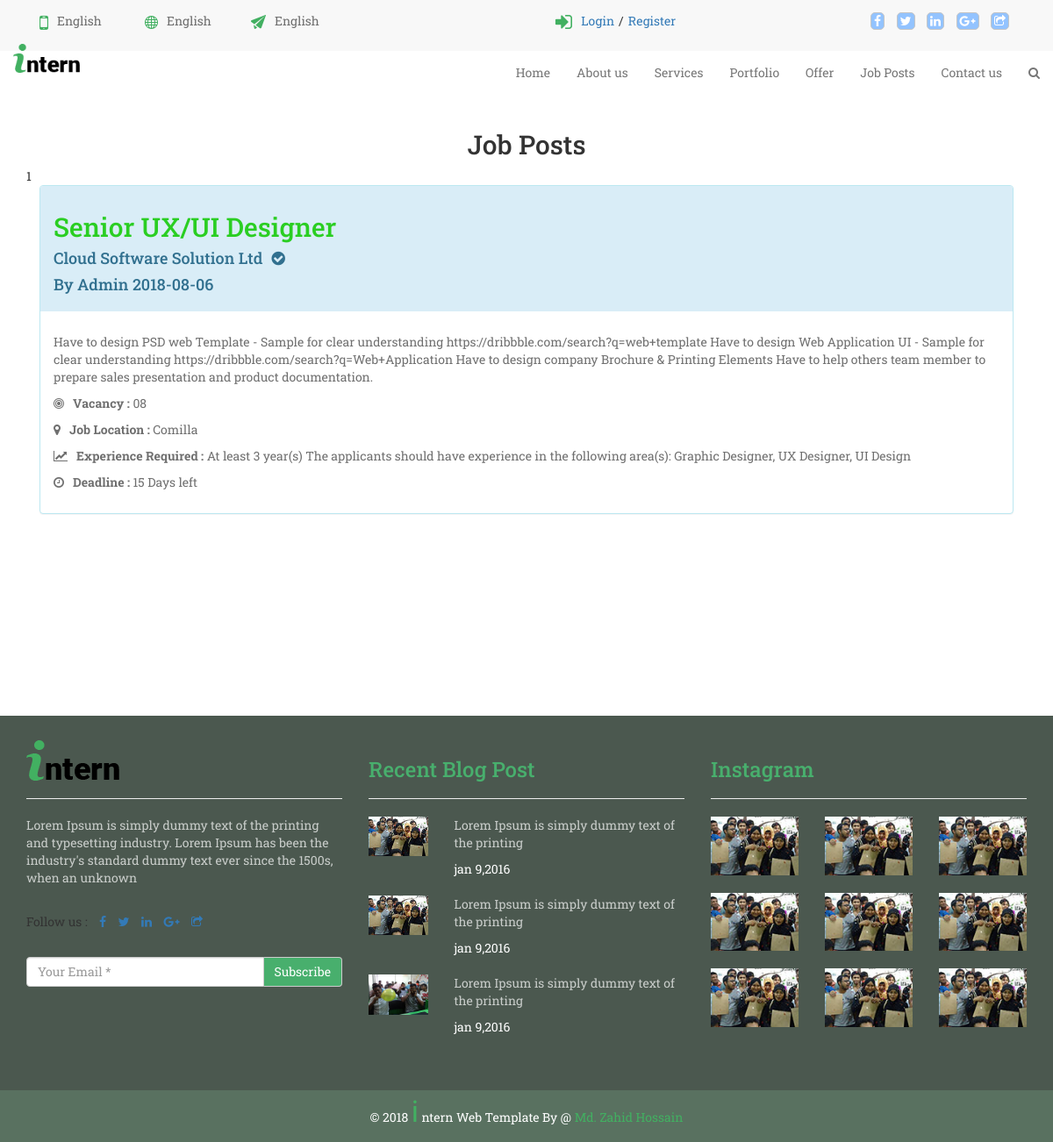
The app's page /jobPost.php?category=NGO/Development, older data.
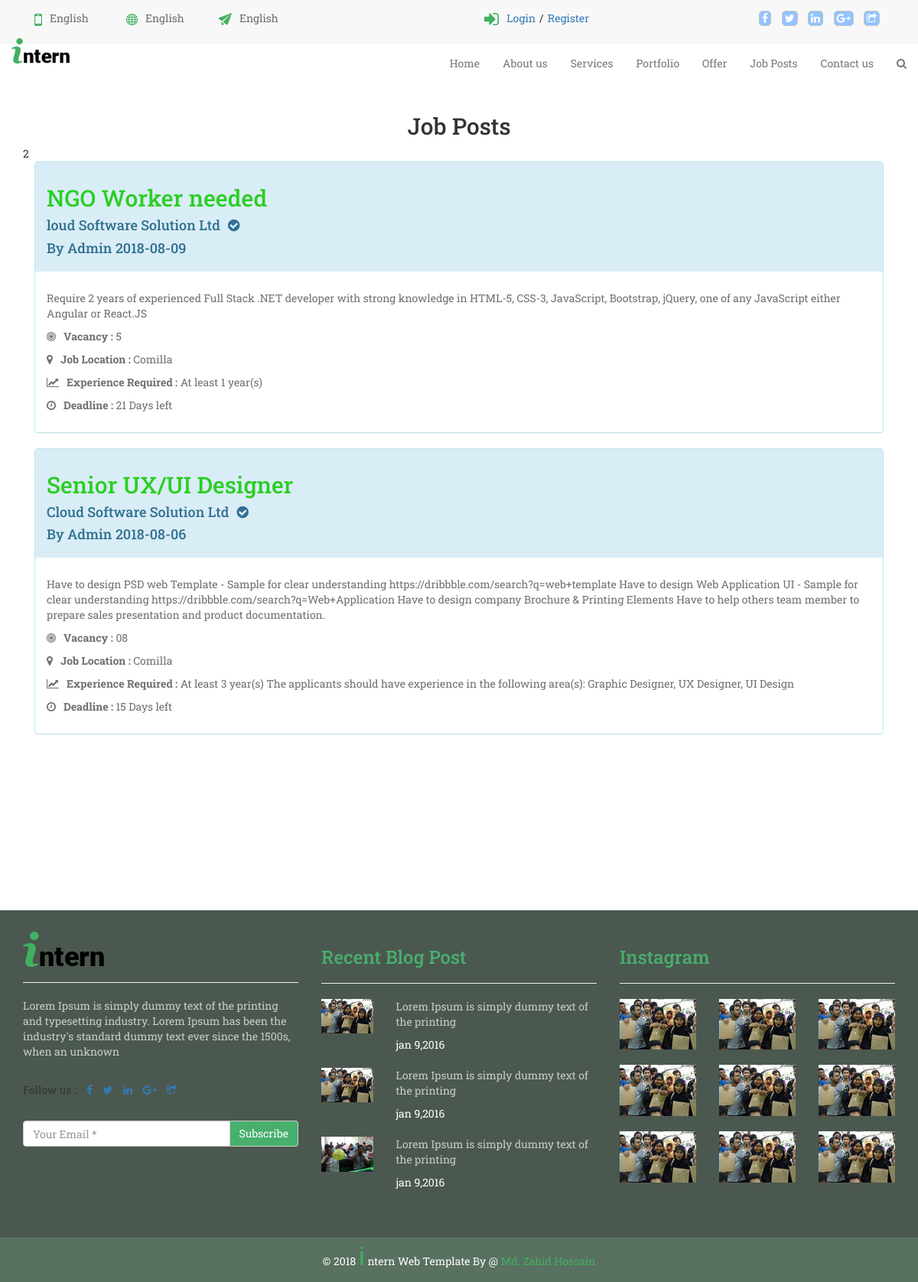
The same page, newer data.
### tables this page shows
CREATE TABLE `jobpost` (
  `id` int(11) NOT NULL,
  `title` text NOT NULL,
  `empId` int(11) NOT NULL,
  `companyName` varchar(32) NOT NULL,
  `vacancy` varchar(10) NOT NULL,
  `context` text NOT NULL,
  `description` text NOT NULL,
  `empStatus` varchar(10) NOT NULL,
  `eduRequirement` text NOT NULL,
  `expRequirement` text NOT NULL,
  `addRequirement` text NOT NULL,
  `jobLocation` text NOT NULL,
  `salary` int(10) NOT NULL,
  `degree` varchar(32) NOT NULL,
  `browseCatg` varchar(32) NOT NULL,
  `postTime` date NOT NULL,
  `expDate` date DEFAULT NULL,
  `deletedAt` timestamp NULL DEFAULT NULL
);

### jobPost.php (the view, shortened to what this page needs)
<?php
include "includes/header.php";
?>
       <?php include "includes/head.php" ?>
        <?php include "includes/navbar.php" ?>
        <div class="container">
           <h2 style="text-align:center;">Job Posts</h2>
           <div class="jobPost">
                <?php
                    require 'config.php';
                    global $query;
                    if(isset($_GET['location'])){
                        $location = $_GET['location'];
                        $query = "select * from jobpost where jobLocation = '$location' AND deletedAt is null order by id desc ";
                    }
                    else if(isset($_GET['category'])){
                        $category = $_GET['category'];
                        $query = "select * from jobpost where browseCatg = '$category' AND deletedAt is null order by id desc ";
                    }
                    $result = mysqli_query($conn,$query);
                    $count =  mysqli_num_rows($result);
                            echo $count;
                    if(mysqli_num_rows($result) > 0){
                        while($row = mysqli_fetch_assoc($result)){
                            $id = $row['id'];
                            $title = $row['title'];
                            $companyName = $row['companyName'];
                            $vacancy = $row['vacancy'];
                            $description = $row['description'];
                            $expRequirement = $row['expRequirement'];
                            $jobLocation = $row['jobLocation'];
                            $postTime = $row['postTime'];
                            $expDate = $row['expDate'];
                            $daydiff=floor((abs(strtotime($postTime) - strtotime($expDate))/(60*60*24)));
                            ?>
                            <div class="col-sm-12">
                            <div class="panel-group">
                               <div class="panel panel-info">
                                   <div class="panel-heading">
                                      <h2 ><a style="text-decoration:none;color:#2ace22;" href="singleJob.php?id=<?php echo $id ?>"><?php echo $title ?></a></h2>
                                      <h4><?php echo $companyName ?><i class="fa fa-check-circle" aria-hidden="true" style="margin-left:10px;"></i></h4>
                                      <h4>By Admin <?php echo $postTime; ?></h4>
                                   </div>
                                   <div class="panel-body">
                                       <p class = "jobpost"><?php echo $description ?></p>
                                        <p class = "jobpost"><i class="fa fa-bullseye" aria-hidden="true"></i><b>Vacancy : </b><?php echo $vacancy ?></p>
                                        <p class = "jobpost"><i class="fa fa-map-marker" aria-hidden="true"></i><b>Job Location : </b><?php echo $jobLocation ?></p>
                                        <p class = "jobpost"><i class="fa fa-line-chart" aria-hidden="true"></i><b>Experience Required : </b><?php echo $expRequirement ?></p>
                                        <p class = "jobpost"><i class="fa fa-clock-o" aria-hidden="true"></i><b>Deadline : </b><?php echo $daydiff ?> Days left</p>
                                    </div>
                               </div>
                            </div>
                       </div>
                     <?php   }
                    }
                    else
                    {
                        echo "Nothing found in db".mysqli_connect_error();
                    }
                ?>
            </div>
        </div>
       <?php include "includes/last.php" ?>
       <?php include "includes/footer.php" ?>

### includes/header.php (shortened to what this page needs)
<!DOCTYPE html>
<html lang="en">
<head>
    <link href="font-awesome/css/font-awesome.min.css" rel="stylesheet">
    <link href="css/bootstrap.css" rel="stylesheet">
    <link rel="stylesheet" href="css/owl.carousel.css">
    <link rel="stylesheet" href="https://code.jquery.com/ui/1.12.1/themes/base/jquery-ui.css" />
    <link href="http://ajax.googleapis.com/ajax/libs/jqueryui/1.8.16/themes/black-tie/jquery-ui.css" rel="stylesheet" type="text/css" />
    <link rel="stylesheet" href="css/owl.theme.css">
    <link rel="stylesheet" href="css/swiper.min.css">
    <link rel="stylesheet" href="css/style.css">
 </head>
<body>

### includes/head.php
<section id="start">
    <div class="container-fluid">
        <div class="container">
            <div class="row">
                <div class="col-sm-4">
                    <div class="col-sm-4">
                        <div class="contact">
                            <a href="#"><img src="images/callus.png" alt=""></a>
                            <p>English</p>
                        </div>
                    </div>
                    <div class="col-sm-4">
                        <div class="contact">
                            <a href="#"><img src="images/languages.png" alt=""></a>
                            <p>English</p>
                        </div>
                    </div>
                    <div class="col-sm-4">
                        <div class="contact">
                            <a href="#"><img src="images/email.png" alt=""></a>
                            <p>English</p>
                        </div>
                    </div>
                </div>
                <div class="col-sm-8">
                    <div class="social">
                        <div class="col-sm-6">
                           <?php
                                if(isset($_SESSION['un'])||isset($_SESSION['en'])){
                                    echo '';
                                }
                                else{
                                    echo  ' <div class="contact pull-right">
                                    <span><img src="images/signin.png" alt=""></span>
                                    <div class="dropdown">
                                      <a class="dropbtn" style="text-decoration:none;margin-right:5px;">Login</a>
                                      <div class="dropdown-content">
                                        <a href="loginCandidate.php">Candidate</a>
                                        <a href="loginEmployee.php">Employee</a>
                                        <a href="../Intern/cms/admin/index.php">Admin</a>
                                      </div>
                                    </div>
                                    <spqn style="margin-right:5px;"> / </spqn>
                                    <div class="dropdown">
                                      <a class="dropbtn" style="text-decoration:none;"> Register</a>
                                      <div class="dropdown-content">
                                        <a href="regv.php">Candidate</a>
                                        <a href="#">Employee</a>
                                      </div>
                                    </div>
                                    </div> ';
                                }
                            ?>
                        </div>
                        <div class="col-sm-6">
                            <ul class="list-inline pull-right social">
                                <li><a href="#"><i class="fa fa-facebook" aria-hidden="true"></i></a></li>
                                <li><a href="#"><i class="fa fa-twitter" aria-hidden="true"></i></a></li>
                                <li><a href="#"><i class="fa fa-linkedin" aria-hidden="true"></i></a></li>
                                <li><a href="#"><i class="fa fa-google-plus" aria-hidden="true"></i></a></li>
                                <li><a href="#"><i class="fa fa-share-square-o" aria-hidden="true"></i></a></li>
                            </ul>
                        </div>
                    </div>
                </div>
            </div>
        </div>
    </div>
</section>

### includes/navbar.php (shortened to what this page needs)
<section id="navbar">
        <nav class="navbar navbar-default">
            <div class="navbar-header">
                <div class="logo">
                    <a class="navbar-brand" href="index.php"><img src="images/intern.png" alt="" style="height: 33px;"></a>
                </div>
            </div>
            <div class="collapse navbar-collapse" id="bs-example-navbar-collapse-1">
                <ul class="nav navbar-nav navbar-right">
                   <?php
                   if(isset($_SESSION['un'])){
                        $un= $_SESSION['un'];
                        echo '<li><a href="index.php">Home</a></li>
                              <li><a href="about.php">About us</a></li>
                              <li><a href="appliedJobs.php">Applied Jobs <span style="color: #fbf5f5;border: 2px solid green;border-radius: 100%;font-size: 15px;background: green;padding: 0px 4px 0px 4px;font-weight: 800;">'.$_SESSION['applied_job'].'</span></a></li>   <li><a href="jobPost.php?location=Dhaka">Job Posts</a></li>
                              <li><a href="contact.php">Contact us</a></li>';
                        echo "<li><a href=\"logoutVer.php\">Logout</a></li>";
                        echo "<li><a href='candProfile.php?user=".$un."' style='float:right;'>"."<span class='label label-info'>".$un."</span></a></li>";
                   }
                    else{
              echo' <li><a href="index.php">Home</a></li>
                    <li><a href="about.php">About us</a></li>
                    <li><a href="#recent_courses">Services</a></li>
                    <li><a href="#resource_person">Portfolio</a></li>
                    <li><a href="#webcode_offer">Offer</a></li>
                    <li><a href="jobPost.php?location=Dhaka">Job Posts</a></li>
                    <li><a href="contact.php">Contact us</a></li>
                    <li><a href="#"><i class="fa fa-search" aria-hidden="true"></i></a></li>';
                  }
                    ?>
                </ul>
            </div>
        </nav>
</section>

### includes/last.php
<section id="footer">
    <div class="container">
        <div class="row footer">
            <div class="col-sm-4">
                <div class="footer_logo">
                    <a href="#"><img src="images/intern.png" alt="intern" class="img-responsive"></a>
                </div>
                <hr>
                <div class="logo_text">
                    <p>Lorem Ipsum is simply dummy text of the printing and typesetting industry. Lorem Ipsum has been the industry's standard dummy text ever since the 1500s, when an unknown</p>
                </div>
                <br>
                <div class="follow_us">
                    <ul class="list-inline">
                        <li>Follow us : </li>
                        <li><a href="#"><i class="fa fa-facebook" aria-hidden="true"></i></a></li>
                        <li><a href="#"><i class="fa fa-twitter" aria-hidden="true"></i></a></li>
                        <li><a href="#"><i class="fa fa-linkedin" aria-hidden="true"></i></a></li>
                        <li><a href="#"><i class="fa fa-google-plus" aria-hidden="true"></i></a></li>
                        <li><a href="#"><i class="fa fa-share-square-o" aria-hidden="true"></i></a></li>
                    </ul>
                </div>
                <br>
                <div class="input-group">
                    <input type="text" class="form-control" placeholder="Your Email *"> <span class="input-group-addon btn btn-custom3" id="addon">Subscribe</span> </div>
            </div>
            <div class="col-sm-4">
                <h3>Recent Blog Post</h3>
                <hr>
                <div class="row blog">
                    <div class="col-sm-3">
                        <a href="#"><img src="images/foot.jpg" alt="" class="img-responsive"></a>
                    </div>
                    <div class="col-sm-9">
                        <p>Lorem Ipsum is simply dummy text of the printing</p> <span>jan 9,2016</span> </div>
                </div>
                <div class="row blog">
                    <div class="col-sm-3">
                        <a href="#"><img src="images/foot.jpg" alt="" class="img-responsive"></a>
                    </div>
                    <div class="col-sm-9">
                        <p>Lorem Ipsum is simply dummy text of the printing</p> <span>jan 9,2016</span> </div>
                </div>
                <div class="row blog">
                    <div class="col-sm-3">
                        <a href="#"><img src="images/gallery4.jpg" alt="" class="img-responsive"></a>
                    </div>
                    <div class="col-sm-9">
                        <p>Lorem Ipsum is simply dummy text of the printing</p> <span>jan 9,2016</span> </div>
                </div>
            </div>
            <div class="col-sm-4">
                <h3>Instagram</h3>
                <hr>
                <div class="row">
                    <div class="col-sm-4 instagram"> <img src="images/foot.jpg" alt="" class="img-responsive"> </div>
                    <div class="col-sm-4 instagram"> <img src="images/foot.jpg" alt="" class="img-responsive"> </div>
                    <div class="col-sm-4 instagram"> <img src="images/foot.jpg" alt="" class="img-responsive"> </div>
                    <div class="col-sm-4 instagram"> <img src="images/foot.jpg" alt="" class="img-responsive"> </div>
                    <div class="col-sm-4 instagram"> <img src="images/foot.jpg" alt="" class="img-responsive"> </div>
                    <div class="col-sm-4 instagram"> <img src="images/foot.jpg" alt="" class="img-responsive"> </div>
                    <div class="col-sm-4 instagram"> <img src="images/foot.jpg" alt="" class="img-responsive"> </div>
                    <div class="col-sm-4 instagram"> <img src="images/foot.jpg" alt="" class="img-responsive"> </div>
                    <div class="col-sm-4 instagram"> <img src="images/foot.jpg" alt="" class="img-responsive"> </div>
                </div>
            </div>
        </div>
    </div>
</section>

### includes/footer.php (shortened to what this page needs)
<section id="last">
        <div class="container">
           <div class="last">
               <p>&copy; 2018 <span class="diff">i</span> ntern Web Template By @ <span><a href="https://www.facebook.com/zahid.shuvro.5" target="_blank">Md. Zahid Hossain</a></span></p>
           </div>
        </div>
    </section>
</body>
</html>

### css/style.css (style rules this page uses)
body { font-family: 'Roboto Slab', serif; }
p { opacity: .7; }
#start { padding-bottom: 1em; padding-top: 1em; background: #f8f8f8 }
.contact { display: inline-flex; }
.contact a { margin: 0 10px 0 0; }
.contact span { margin: 0 10px 0 0; }
.social i { border: 1px solid #c5c5c5; padding: 2px 3px; border-radius: 5px; background: #93c3ff; color: #fff; transition: .5s; }
.dropdown { position: relative; display: inline-block; }
#navbar { padding-bottom: 0; }
.navbar-default { border: transparent; background: transparent; }
.logo a { margin-top: -23px; }
#footer { padding-bottom: 3em; background: #4b584f; margin-top: 15em; padding-top: 2em; }
.blog { margin-bottom: 20px }
.btn-custom3 { background: #48af6d; color: #fff; }
.instagram img { margin-bottom: 20px; }
.footer h3 { color: #48af6d; }
.footer p { color: white; }
.footer span { color: white; }
#last { background: #597160; }
.last p { opacity: 1; text-align: center; color: white; }
.last span { color: #42b061; }
.last span a { text-decoration: none; color: #42b061; }
.diff { font-size: 34px; font-family: 'Kaushan Script', cursive; }
.jobpost { margin-top: 10px; }
.jobpost b { margin-left: 10px; }

Row changes from the older to the newer data that the page shows:
added jobpost: title "NGO Worker needed", companyName "loud Software Solution Ltd", postTime "2018-08-09", description "Require 2 years of experienced Full Stack .NET developer with strong knowledge in HTML-5, CSS-3, JavaScript, Bootstrap, jQuery, one of any JavaScript either Angular or React.JS", vacancy "5", jobLocation "Comilla", expRequirement "At least 1 year(s)", daydiff "21"
Text that changed along with them:
$count: "1" → "2"
